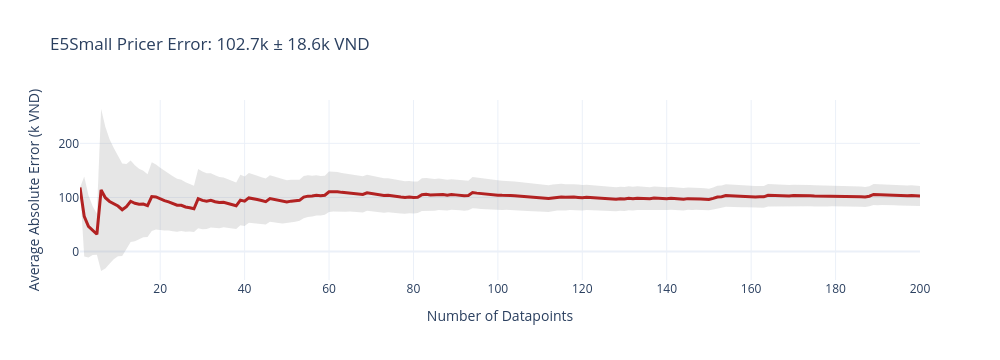
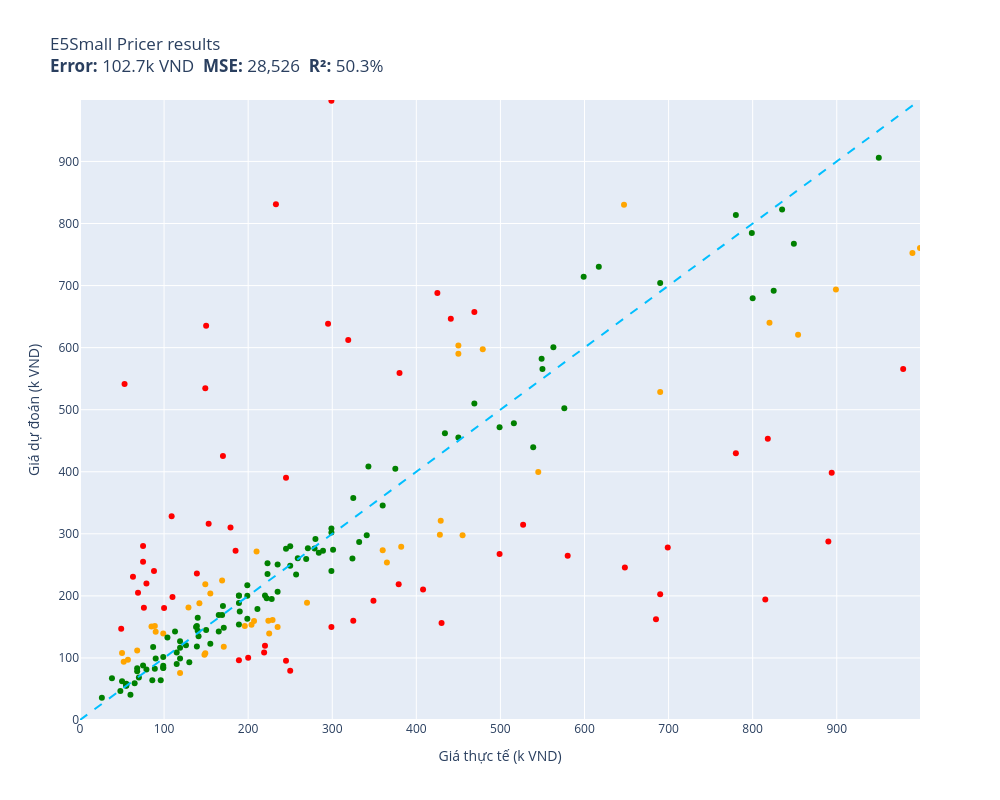

The code cell stored with these charts, in order, in its notebook:
### Markdown cell above
## 7. Evaluate on 200 Test Samples

### Code cell
def e5small_pricer(item):
    return runner.inference(item)

results = evaluate(e5small_pricer, test)
print(f"MAE: {results['mae']:.1f}k VND | MSE: {results['mse']:,.0f} | R2: {results['r2']:.1f}%")

### Figure 1 — Plotly figure (JSON) as saved in the notebook; plotly's stock layout.template omitted (floating-point values rounded to 4 significant figures; data arrays with more than 128 entries replaced by an {"elided": "..."} marker saying what was removed)
{"data": [{"fill": "toself", "fillcolor": "rgba(128,128,128,0.2)", "hoverinfo": "skip", "line": {"color": "rgba(255,255,255,0)"}, "name": "95% CI", "showlegend": false, "type": "scatter", "x": {"elided": "400 int values"}, "y": {"elided": "400 float values"}}, {"customdata": {"elided": "200x1 float values"}, "hovertemplate": "n=%{x}<br>Avg Error=%{y:.1f}k VND<br>±95% CI=%{customdata[0]:.1f}k<extra></extra>", "line": {"color": "firebrick", "width": 3}, "mode": "lines", "name": "Cumulative Avg Error", "type": "scatter", "x": {"elided": "200 int values"}, "y": {"elided": "200 float values"}}], "layout": {"height": 360, "showlegend": false, "title": {"text": "E5Small Pricer Error: 102.7k ± 18.6k VND"}, "width": 1000, "xaxis": {"title": {"text": "Number of Datapoints"}}, "yaxis": {"title": {"text": "Average Absolute Error (k VND)"}}}}

### Figure 2 — Plotly figure (JSON) as saved in the notebook; plotly's stock layout.template omitted (floating-point values rounded to 4 significant figures)
{"data": [{"customdata": [["Thùng lưu trữ, hộp đựng đồ đa năng bằng ...\\Dự đoán: 597.2k VND  Thực tế: 479.0k VND"], ["Cặp Nút Đệm Tai Nghe Silicone Thay Thế C...\\Dự đoán: 107.8k VND  Thực tế: 50.0k VND"], ["Thức ăn IGUANA Trưởng Thành Bí Đỏ GREENA...\\Dự đoán: 105.1k VND  Thực tế: 148.0k VND"], ["Combo 4 miếng dán đỡ kệ gỗ VINAVU, giúp ...\\Dự đoán: 93.7k VND  Thực tế: 52.0k VND"], ["Lốc 4 Gói băng vệ sinh Kotex Bảo Vệ Toàn...\\Dự đoán: 151.5k VND  Thực tế: 196.0k VND"], ["Bóng Đèn Ô Tô Xtec H15 12V 15/55W\\Dự đoán: 118.1k VND  Thực tế: 171.0k VND"], ["Đồ Chơi Tay Cầm Âm Nhạc 2 TOONYKIDS - Đồ...\\Dự đoán: 159.9k VND  Thực tế: 224.0k VND"], ["Bơm Hơi Đạp Chân Cho ÔTÔ , Xe Máy, Xe Đạ...\\Dự đoán: 107.7k VND  Thực tế: 149.0k VND"], ["Chuột máy tính có dây Gaming Newmen GX6,...\\Dự đoán: 253.7k VND  Thực tế: 365.0k VND"], ["MÁY MÀI 100MM 710W TOLSEN 79544 - HÀNG C...\\Dự đoán: 830.1k VND  Thực tế: 647.0k VND"], ["Giày cao gót 7 phân vải dệt, mũi nhọn hở...\\Dự đoán: 153.4k VND  Thực tế: 204.0k VND"], ["Mũ Lưỡi Trai Nam Thời Trang Lính Cao Cấp...\\Dự đoán: 150.5k VND  Thực tế: 85.0k VND"], ["Gối Cao Su Non Chống Méo Đầu Cho Bé\\Dự đoán: 139.3k VND  Thực tế: 225.0k VND"], ["Rượu Vang Chile Yali Wetland Reserva Cab...\\Dự đoán: 590.1k VND  Thực tế: 450.0k VND"], ["Miếng Lót Chuột MousePad Trải Bàn Nitend...\\Dự đoán: 75.9k VND  Thực tế: 119.0k VND"], ["Khăn lụa choàng cổ 02\\Dự đoán: 218.6k VND  Thực tế: 149.0k VND"], ["THINK BIG DO BIGGER, mã G92. Áo thun nam...\\Dự đoán: 139.4k VND  Thực tế: 99.0k VND"], ["Bộ Test Nước Emaux CE029\\Dự đoán: 271.6k VND  Thực tế: 210.0k VND"], ["Máy Xay Sinh Tố BlueStone BLB-5328 1.5 L...\\Dự đoán: 760.4k VND  Thực tế: 999.0k VND"], ["[Hàng Chính Hãng] Loa SoundMax A180/2...\\Dự đoán: 297.7k VND  Thực tế: 455.0k VND"], ["Bọc Vô Lăng CIND C037 Size M Màu Kem\\Dự đoán: 188.1k VND  Thực tế: 142.0k VND"], ["Bộ combo Vệ Sinh & Khửi mùi Giày Dép Sne...\\Dự đoán: 161.1k VND  Thực tế: 229.0k VND"], ["Bàn Xếp Gọn Gỗ Tự Nhiên BM 50cm x 70cm (...\\Dự đoán: 620.9k VND  Thực tế: 854.0k VND"], ["Ly  Thuỷ Tinh Pha Lê Ý RCR 360ml\\Dự đoán: 279.0k VND  Thực tế: 382.0k VND"], ["Combo kem bôi da thuần mộc ngừa rôm sảy ...\\Dự đoán: 189.1k VND  Thực tế: 270.0k VND"], ["Kẹp Gỗ Đa Năng  Dùng Để Gắp Kẹp Thức Ăn ...\\Dự đoán: 97.2k VND  Thực tế: 57.0k VND"], ["Bọt dung dịch vệ sinh dành cho teen Oris...\\Dự đoán: 203.8k VND  Thực tế: 155.0k VND"], ["Cặp đèn thờ bằng gỗ khắc chữ  phúc lộc t...\\Dự đoán: 693.6k VND  Thực tế: 899.0k VND"], ["Sữa tắm joyce & doll cho chó mèo - Sữa t...\\Dự đoán: 149.7k VND  Thực tế: 235.0k VND"], ["[HSD 03/2027] Sữa Tắm On: The Body Cấp Ẩ...\\Dự đoán: 181.1k VND  Thực tế: 129.0k VND"], ["Bông Lau Thay Thế Cho Chổi Lau Nhà Cao C...\\Dự đoán: 112.1k VND  Thực tế: 68.0k VND"], ["Hộp mực Thuận Phong 204A dùng cho máy in...\\Dự đoán: 752.4k VND  Thực tế: 990.0k VND"], ["Bộ 6 Ly Thủy Tinh Diamond Bormioli Rocco...\\Dự đoán: 298.4k VND  Thực tế: 428.0k VND"], ["Mô hình xe Lamborghini Terzo Milennio 1:...\\Dự đoán: 321.0k VND  Thực tế: 429.0k VND"], ["Lược cắt tóc Nhật Bản YS PARK cho tóc ng...\\Dự đoán: 273.6k VND  Thực tế: 360.0k VND"], ["Túi du lịch dung lượng lớn Business Trav...\\Dự đoán: 399.4k VND  Thực tế: 545.0k VND"], ["Sữa Dưỡng Hỗ Trợ Mờ Nám Luxury Exosome E...\\Dự đoán: 528.4k VND  Thực tế: 690.0k VND"], ["Áo Mưa 1 Người Bít Sườn Thời Trang, RAND...\\Dự đoán: 224.9k VND  Thực tế: 169.0k VND"], ["Cường lực chống nhìn trộm WiWU iPhone 14...\\Dự đoán: 159.6k VND  Thực tế: 207.0k VND"], ["Vòng bi xe máy KONLON 63/22 Open\\Dự đoán: 142.2k VND  Thực tế: 90.0k VND"], ["Bộ Lắp Ghép Cho Bé 3D Mideer Translucent...\\Dự đoán: 603.4k VND  Thực tế: 450.0k VND"], ["Cây gãi lưng/ gãi ngứa bằng sừng Trâu [M...\\Dự đoán: 151.5k VND  Thực tế: 89.0k VND"], ["Bàn Phím dùng cho laptop HP Folio 13.3\" ...\\Dự đoán: 640.1k VND  Thực tế: 820.0k VND"]], "hovertemplate": "%{customdata[0]}<extra></extra>", "legendgroup": "orange", "marker": {"color": "orange", "size": 6, "symbol": "circle"}, "mode": "markers", "name": "orange", "orientation": "v", "showlegend": true, "type": "scatter", "x": [479, 50, 148, 52, 196, 171, 224, 149, 365, 647, 204, 85, 225, 450, 119, 149, 99, 210, 999, 455, 142, 229, 854, 382, 270, 57, 155, 899, 235, 129, 68, 990, 428, 429, 360, 545, 690, 169, 207, 90, 450, 89, 820], "xaxis": "x", "y": [597.2, 107.8, 105.1, 93.73, 151.5, 118.1, 159.9, 107.7, 253.7, 830.1, 153.4, 150.5, 139.3, 590.1, 75.87, 218.6, 139.4, 271.6, 760.4, 297.7, 188.1, 161.1, 620.9, 279.0, 189.1, 97.23, 203.8, 693.6, 149.7, 181.1, 112.1, 752.4, 298.4, 321.0, 273.6, 399.4, 528.4, 224.9, 159.6, 142.2, 603.4, 151.5, 640.1], "yaxis": "y"}, {"customdata": [["Bộ Gí Đỡ Từ Đa Chức Năng Hoco PH19 - Hàn...\\Dự đoán: 87.4k VND  Thực tế: 99.0k VND"], ["Chì Kẻ Mày Xé Suri 101 Black Màu Đen E27...\\Dự đoán: 35.9k VND  Thực tế: 26.0k VND"], ["Phần Mềm Diệt Virus Trend Micro Maximum ...\\Dự đoán: 345.5k VND  Thực tế: 360.0k VND"], ["Ugreen UG20868US174TK 2M màu Hồng Dây US...\\Dự đoán: 120.3k VND  Thực tế: 126.0k VND"], ["Ugreen UG30771US230TK card mạng PCI-e 1x...\\Dự đoán: 269.7k VND  Thực tế: 284.0k VND"], ["Sạc Tương Thích Cho Laptop Hp Pavilion 1...\\Dự đoán: 297.6k VND  Thực tế: 341.0k VND"], ["Bàn Phím Tương Thích Cho Laptop Lenovo -...\\Dự đoán: 259.6k VND  Thực tế: 269.0k VND"], ["Dây đai du lịch Master Lock 4701EURDGRN ...\\Dự đoán: 260.1k VND  Thực tế: 324.0k VND"], ["Miếng Dán Dẻo PPF Mặt Lưng, Mặt Trước Dà...\\Dự đoán: 93.0k VND  Thực tế: 130.0k VND"], ["KHĂN CHOÀNG CASHMERE CAO CẤP CAS15\\Dự đoán: 252.5k VND  Thực tế: 223.0k VND"], ["Quần Kaki nam Khatoco Q2M578R1-CNRE598-2...\\Dự đoán: 462.0k VND  Thực tế: 434.0k VND"], ["Sạc dành cho Laptop Gaming Asus ROG Stri...\\Dự đoán: 906.0k VND  Thực tế: 950.0k VND"], ["KHĂN CHOÀNG CASHMERE CAO CẤP CAS34\\Dự đoán: 235.3k VND  Thực tế: 223.0k VND"], ["[Mẫu mới] Tã quần SunMate siêu mềm mại G...\\Dự đoán: 142.5k VND  Thực tế: 165.0k VND"], ["Áo Bóng Đá Retro Real Madrid 2006/2007 -...\\Dự đoán: 308.7k VND  Thực tế: 299.0k VND"], ["Mũ len liền khăn lót nỉ trùm kín cổ siêu...\\Dự đoán: 90.1k VND  Thực tế: 115.0k VND"], ["Muối Rửa Bát Finish chuyên dụng chuyên ...\\Dự đoán: 116.6k VND  Thực tế: 119.0k VND"], ["Combo Mút Trang Điểm Mastige Màu Cam Nhạ...\\Dự đoán: 78.4k VND  Thực tế: 68.0k VND"], ["Áo len dài tay nam thời trang Hàn Quốc S...\\Dự đoán: 153.9k VND  Thực tế: 189.0k VND"], ["Ugreen UG30701US154TK 13CM Màu Đen Dây U...\\Dự đoán: 82.5k VND  Thực tế: 89.0k VND"], ["Kính mát nam Mắt vuông chống nắng uv thờ...\\Dự đoán: 164.7k VND  Thực tế: 140.0k VND"], ["Kính cường lực trong suốt Kuzoom cho iPa...\\Dự đoán: 169.1k VND  Thực tế: 169.0k VND"], ["Quạt treo tường Lifan TE-1689 có remote ...\\Dự đoán: 822.7k VND  Thực tế: 835.0k VND"], ["Miếng Kính Cường Lực Chống Nhìn Trộm cho...\\Dự đoán: 455.2k VND  Thực tế: 450.0k VND"], ["Dụng cụ đốt Palo santo - Palo santo Hold...\\Dự đoán: 149.8k VND  Thực tế: 138.0k VND"], ["Sandal dongnai dép quai hậu nữ A24 dù xa...\\Dự đoán: 99.0k VND  Thực tế: 90.0k VND"], ["Mì Trứng Cao Cấp Meizan (500g)\\Dự đoán: 62.6k VND  Thực tế: 50.0k VND"], ["Bộ Tháo Mắt Xích Xe Loại Tốt – Gọn Nhẹ, ...\\Dự đoán: 169.0k VND  Thực tế: 165.0k VND"], ["Combo 5 Giấy Thấm Dầu Mayan  (100 Tờ / G...\\Dự đoán: 64.2k VND  Thực tế: 86.0k VND"], ["Máy Đo Huyết Áp Cơ ALPK2 - Nhập Khẩu Chí...\\Dự đoán: 691.5k VND  Thực tế: 825.0k VND"], ["Chà bông xù Viettin Mart 500G\\Dự đoán: 142.5k VND  Thực tế: 113.0k VND"], ["Bộ Pyjama HUONGTAM Phi tay dài nam cao c...\\Dự đoán: 260.8k VND  Thực tế: 259.0k VND"], ["Pin dùng cho Laptop Acer One 725 - Hàng ...\\Dự đoán: 478.1k VND  Thực tế: 516.0k VND"], ["Ốp lưng chống sốc vân kim loại cho Samsu...\\Dự đoán: 87.8k VND  Thực tế: 75.0k VND"], ["Dầu gội nam Home Scape Care giảm gàu chă...\\Dự đoán: 250.6k VND  Thực tế: 235.0k VND"], ["Canxi Nano calcium D3 MK7 -Hộp 100 Viên ...\\Dự đoán: 99.2k VND  Thực tế: 119.0k VND"], ["Đồ Bộ Pijama Thun 3D Lửng Freesize 40-68...\\Dự đoán: 200.6k VND  Thực tế: 189.0k VND"], ["Kính xinh, Kính râm Mắt mèo Hàn Quốc thờ...\\Dự đoán: 188.5k VND  Thực tế: 189.0k VND"], ["Balo Laptop 15.6 inch KMORE The CARTER -...\\Dự đoán: 565.5k VND  Thực tế: 550.0k VND"], ["Ốp lưng da HDD có ngăn đựng thẻ kèm kệ c...\\Dự đoán: 163.0k VND  Thực tế: 199.0k VND"], ["Dép Sandal nam da bò nhập khẩu nguyên tấ...\\Dự đoán: 274.4k VND  Thực tế: 301.0k VND"], ["Sữa bột Nestlé NAN INFINIPRO A2 1 với cô...\\Dự đoán: 704.0k VND  Thực tế: 690.0k VND"], ["Thắt Lưng Nữ Dây Nịt Nữ Button mang đầm ...\\Dự đoán: 101.7k VND  Thực tế: 99.0k VND"], ["Quần Jean nam Leman đen mài xám JD14 - S...\\Dự đoán: 582.0k VND  Thực tế: 549.0k VND"], ["Giày Da Nam Giá Rẻ Dập Vân Cá Sấu Có Chu...\\Dự đoán: 217.2k VND  Thực tế: 199.0k VND"], ["Nón hiphop NEON POKER black\\Dự đoán: 84.1k VND  Thực tế: 99.0k VND"], ["Tranh Xếp Hình Random Cut 750 Mảnh Minh ...\\Dự đoán: 200.0k VND  Thực tế: 189.0k VND"], ["Serum Prettyskin B5 Phục Hồi, Dưỡng Sáng...\\Dự đoán: 405.0k VND  Thực tế: 375.0k VND"], ["Sạc Tương Thích Cho Laptop Asus Vivobook...\\Dự đoán: 679.6k VND  Thực tế: 800.0k VND"], ["Thắt lưng bản 4cm. Mặt khoá phong cách\\Dự đoán: 81.5k VND  Thực tế: 79.0k VND"], ["Chuột Gaming T-Wolf G560 Led USB - Hàng ...\\Dự đoán: 143.8k VND  Thực tế: 140.0k VND"], ["Bao da dành cho Samsung Galaxy Tab S6 10...\\Dự đoán: 194.9k VND  Thực tế: 228.0k VND"], ["Túi xách công sở nam dọc cao cấp chống t...\\Dự đoán: 240.2k VND  Thực tế: 299.0k VND"], ["Bộ chuyển đổi Mini displayport sang H...\\Dự đoán: 600.8k VND  Thực tế: 563.0k VND"], ["Giày tây Giày lười nam hàn quốc đai kim ...\\Dự đoán: 196.2k VND  Thực tế: 222.0k VND"], ["(ẢNH THẬT) Tranh treo tường núi non hùng...\\Dự đoán: 280.0k VND  Thực tế: 250.0k VND"], ["Ví nữ cầm tay vuông mini hình cỏ ba lá  ...\\Dự đoán: 67.3k VND  Thực tế: 38.0k VND"], ["Ốp Lưng Nillkin Super Frosted Shield Pro...\\Dự đoán: 174.7k VND  Thực tế: 190.0k VND"], ["Cavat 8cm bản lớn Hàn Quốc cao cấp, kẻ x...\\Dự đoán: 200.7k VND  Thực tế: 220.0k VND"], ["Vỏ Hột Quẹt Bật Lửa Xăng Đá Zorro ZC5-6 ...\\Dự đoán: 408.3k VND  Thực tế: 343.0k VND"], ["Giá đỡ điện thoại để bàn chất liệu plast...\\Dự đoán: 178.8k VND  Thực tế: 211.0k VND"], ["Bánh Custas kem trứng Orion hộp 276g\\Dự đoán: 40.7k VND  Thực tế: 60.0k VND"], ["Loa SUB Siêu Trầm Cao Cấp S1 - Hàng Nhập...\\Dự đoán: 767.2k VND  Thực tế: 849.0k VND"], ["Combo 3 Kem Đánh Răng P/S Trắng Răng Tha...\\Dự đoán: 133.1k VND  Thực tế: 104.0k VND"], ["Cáp âm thanh chuyển jack 3.5mm sang 2 đầ...\\Dự đoán: 108.9k VND  Thực tế: 115.0k VND"], ["THANH XỐP RUY BĂNG CUỐN TÓC KHÔNG NHIỆT ...\\Dự đoán: 64.0k VND  Thực tế: 96.0k VND"], ["Máy Nghe Nhạc MP3 Ruizu X02 8GB - Hàng C...\\Dự đoán: 502.3k VND  Thực tế: 576.0k VND"], ["Bàn Phím dùng cho Laptop ACER Extensa 25...\\Dự đoán: 276.6k VND  Thực tế: 271.0k VND"], ["Giày Sandal Nữ BIGGBEN Da Bò Thật SDN62\\Dự đoán: 272.5k VND  Thực tế: 289.0k VND"], ["Hộp Đựng Thuốc Lá 20 Điếu Dài Slim Nút B...\\Dự đoán: 83.8k VND  Thực tế: 99.0k VND"], ["Combo 10 Mặt Nạ Banobagi Kháng Viêm, Giả...\\Dự đoán: 183.8k VND  Thực tế: 170.0k VND"], ["Combo 2 bộ miếng lót cho giày rộng V.3 T...\\Dự đoán: 46.6k VND  Thực tế: 48.0k VND"], ["Ốp lưng dành cho Samsung M20 Chim Lửa N...\\Dự đoán: 55.7k VND  Thực tế: 55.0k VND"], ["Combo Pharmaact Sảng Khoái Mát Lạnh - Ch...\\Dự đoán: 151.4k VND  Thực tế: 139.0k VND"], ["Tông đơ chấn viền Kemei KM-2299 lưỡi cắt...\\Dự đoán: 471.7k VND  Thực tế: 499.0k VND"], ["COMBO 2 Sợi Dây Buộc Tóc ADIDAS ADAC-165...\\Dự đoán: 286.7k VND  Thực tế: 332.0k VND"], ["Bao Case Ốp Cứng Trong Suốt PC bảo vệ ch...\\Dự đoán: 248.4k VND  Thực tế: 250.0k VND"], ["Ốp lưng dành cho Oppo Reno 5 mẫu Lá Phon...\\Dự đoán: 58.4k VND  Thực tế: 55.0k VND"], ["Mũ bucket tai bèo form tròn may nhiều mả...\\Dự đoán: 57.3k VND  Thực tế: 55.0k VND"], ["Kính râm nam Solex chữ H Mắt kính thủy t...\\Dự đoán: 510.0k VND  Thực tế: 469.0k VND"], ["Nón lá vẽ mỹ nghệ hoạ tiết Cô gái trong ...\\Dự đoán: 59.0k VND  Thực tế: 65.0k VND"], ["Ngũ cốc Xuân An yến mạch hạnh nhân hạt c...\\Dự đoán: 117.5k VND  Thực tế: 87.0k VND"], ["Khóa Đồng 75 CS Series ABUS (60mm)\\Dự đoán: 784.6k VND  Thực tế: 799.0k VND"], ["Nệm Massage toàn thân Bella Plus MK292\\Dự đoán: 714.1k VND  Thực tế: 599.0k VND"], ["Xích đeo quần 2 lớp thép titan không đen...\\Dự đoán: 148.6k VND  Thực tế: 171.0k VND"], ["Giấy Vẽ Faber 200g Khổ A4 Fish 104002\\Dự đoán: 83.4k VND  Thực tế: 68.0k VND"], ["(HCM) Tranh treo tường trang trí decor t...\\Dự đoán: 291.6k VND  Thực tế: 280.0k VND"], ["Sạc cho Laptop MSI PS42 8RA  Hàng Nhập k...\\Dự đoán: 302.0k VND  Thực tế: 299.0k VND"], ["Ốp Lưng Kính Cường Lực Trong Suốt Hoàn T...\\Dự đoán: 135.1k VND  Thực tế: 141.0k VND"], ["Bàn phím dùng cho Laptop Asus F451c Asus...\\Dự đoán: 276.0k VND  Thực tế: 245.0k VND"], ["Sạc Tương Thích Cho Laptop Asus 150w TUF...\\Dự đoán: 813.6k VND  Thực tế: 780.0k VND"], ["Ốp in cho Samsung Galaxy A10 mẫu Động Vậ...\\Dự đoán: 55.2k VND  Thực tế: 55.0k VND"], ["Sạc cho laptop Dell Gaming Inspiron 7567...\\Dự đoán: 730.2k VND  Thực tế: 617.0k VND"], ["Hộp mực 35A 85A 36A Halloya có lỗ đổ mực...\\Dự đoán: 144.9k VND  Thực tế: 150.0k VND"], ["Bộ cấp nước bồn cầu - Bộ cấp nước két nư...\\Dự đoán: 122.8k VND  Thực tế: 155.0k VND"], ["Giày Sandal Nữ Đế Xuồng HÀ NAM Da Bò Thậ...\\Dự đoán: 276.3k VND  Thực tế: 279.0k VND"], ["Bao da Dux Ducis dành cho iPhone 15 Pro ...\\Dự đoán: 206.8k VND  Thực tế: 235.0k VND"], ["Máy nghe nhạc Lossless Ruizu X05 Bộ Nhớ ...\\Dự đoán: 439.6k VND  Thực tế: 539.0k VND"], ["Áo Sơ Mi Nam Công Sở Trung Niên Thương H...\\Dự đoán: 357.8k VND  Thực tế: 325.0k VND"], ["Bao da Máy tính bảng Honor Tab V7 Pro tr...\\Dự đoán: 200.1k VND  Thực tế: 199.0k VND"], ["Găng tay da nam mẫu HOT Siêu CẢM ỨNG, Si...\\Dự đoán: 118.5k VND  Thực tế: 139.0k VND"], ["Bàn phím cho 4736 4736G 4736Z 4736ZG 481...\\Dự đoán: 234.4k VND  Thực tế: 257.0k VND"], ["Make Today Great, mã G276. Hãy tỏa sáng ...\\Dự đoán: 126.7k VND  Thực tế: 119.0k VND"], ["Vớ tất thể thao nam cổ trung ELLE ACTIVE...\\Dự đoán: 68.4k VND  Thực tế: 70.0k VND"]], "hovertemplate": "%{customdata[0]}<extra></extra>", "legendgroup": "green", "marker": {"color": "green", "size": 6, "symbol": "circle"}, "mode": "markers", "name": "green", "orientation": "v", "showlegend": true, "type": "scatter", "x": [99, 26, 360, 126, 284, 341, 269, 324, 130, 223, 434, 950, 223, 165, 299, 115, 119, 68, 189, 89, 140, 169, 835, 450, 138, 90, 50, 165, 86, 825, 113, 259, 516, 75, 235, 119, 189, 189, 550, 199, 301, 690, 99, 549, 199, 99, 189, 375, 800, 79, 140, 228, 299, 563, 222, 250, 38, 190, 220, 343, 211, 60, 849, 104, 115, 96, 576, 271, 289, 99, 170, 48, 55, 139, 499, 332, 250, 55, 55, 469, 65, 87, 799, 599, 171, 68, 280, 299, 141, 245, 780, 55, 617, 150, 155, 279, 235, 539, 325, 199, 139, 257, 119, 70], "xaxis": "x", "y": [87.45, 35.94, 345.5, 120.3, 269.7, 297.6, 259.6, 260.1, 93.04, 252.5, 462.0, 906.0, 235.3, 142.5, 308.7, 90.08, 116.6, 78.37, 153.9, 82.51, 164.7, 169.1, 822.7, 455.2, 149.8, 98.97, 62.6, 169.0, 64.16, 691.5, 142.5, 260.8, 478.1, 87.81, 250.6, 99.18, 200.6, 188.5, 565.5, 163.0, 274.4, 704.0, 101.7, 582.0, 217.2, 84.09, 200.0, 405.0, 679.6, 81.52, 143.8, 194.9, 240.2, 600.8, 196.2, 280.0, 67.31, 174.7, 200.7, 408.3, 178.8, 40.69, 767.2, 133.1, 108.9, 64.03, 502.3, 276.6, 272.5, 83.8, 183.8, 46.61, 55.67, 151.4, 471.7, 286.7, 248.4, 58.37, 57.33, 510.0, 59.04, 117.5, 784.6, 714.1, 148.6, 83.43, 291.6, 302.0, 135.1, 276.0, 813.6, 55.21, 730.2, 144.9, 122.8, 276.3, 206.8, 439.6, 357.8, 200.1, 118.5, 234.4, 126.7, 68.44], "yaxis": "y"}, {"customdata": [["Combo Bộ sạc ANSMANN POWERLINE 4 Smart k...\\Dự đoán: 162.4k VND  Thực tế: 685.0k VND"], ["COMBO 10 QUẦN ĐIỀU HÒA THÔNG HƠI 5083\\Dự đoán: 390.4k VND  Thực tế: 245.0k VND"], ["BÚA ĐA NĂNG TOTAL THMFH0126 - HÀNG CHÍNH...\\Dự đoán: 314.5k VND  Thực tế: 527.0k VND"], ["Bịch cà phê hòa tan 3 in 1 Meet More (50...\\Dự đoán: 96.3k VND  Thực tế: 189.0k VND"], ["Quần bơi lưng cao LMcation Anita - Vườn ...\\Dự đoán: 534.7k VND  Thực tế: 149.0k VND"], ["Giá Đỡ Dây Cáp Wi WU CH011 - Hàng Chính ...\\Dự đoán: 198.3k VND  Thực tế: 110.0k VND"], ["Ba lô, balo  laptop thời trang Hàn Quốc ...\\Dự đoán: 180.5k VND  Thực tế: 100.0k VND"], ["Thú nhồi bông rồng sữa vô tri êm mịn - S...\\Dự đoán: 194.1k VND  Thực tế: 815.0k VND"], ["Tinh dầu Tràm Huế thương hiệu Làng Hạ 10...\\Dự đoán: 219.8k VND  Thực tế: 79.0k VND"], ["Nàng Tiên Tóc Mây DK81159\\Dự đoán: 180.7k VND  Thực tế: 76.0k VND"], ["Phần mềm thiết kế iSolid 3D phiên bản ti...\\Dự đoán: 398.2k VND  Thực tế: 894.0k VND"], ["COMBO 2 ĐÈN TƯỜNG TRANG TRÍ TRONG NHÀ MS...\\Dự đoán: 638.3k VND  Thực tế: 295.0k VND"], ["Tinh Chất Dưỡng Sáng Da Vitamin C CNP De...\\Dự đoán: 429.6k VND  Thực tế: 780.0k VND"], ["Bát Ăn Trẻ Em Amori 580ml - Hàng Cao Cấp...\\Dự đoán: 230.7k VND  Thực tế: 63.0k VND"], ["Ổ Khóa Chống Trộm Thông Minh\\Dự đoán: 240.2k VND  Thực tế: 88.0k VND"], ["Sữa bột Enfagrow A+ Neuropro 4 1.7kg với...\\Dự đoán: 565.8k VND  Thực tế: 979.0k VND"], ["BẠT CHỐNG NẮNG PHÍA TRONG KÍNH LÁI Xe Ô ...\\Dự đoán: 280.3k VND  Thực tế: 75.0k VND"], ["Combo hộp   3 món  đeo tay  xinh xắn  ph...\\Dự đoán: 108.6k VND  Thực tế: 219.0k VND"], ["Cặp Đựng Laptop Chống Sốc Cao Cấp, Cặp Đ...\\Dự đoán: 159.7k VND  Thực tế: 325.0k VND"], ["Thuốc Bột Nhuộm Hoa Tươi  màu thực phẩm ...\\Dự đoán: 635.3k VND  Thực tế: 150.0k VND"], ["Tấm dán patch_velcro treo tường\\Dự đoán: 119.5k VND  Thực tế: 220.0k VND"], ["Nệm cho chó mèo 40x50cm Điều Hòa phù hợp...\\Dự đoán: 100.4k VND  Thực tế: 200.0k VND"], ["Giày Sandal (Xăng Đan) dép quai hậu big ...\\Dự đoán: 264.6k VND  Thực tế: 580.0k VND"], ["Chân váy công sở dáng đuôi cá, Lưng cao,...\\Dự đoán: 192.0k VND  Thực tế: 349.0k VND"], ["AirTag Charm Strap hàng chính hãng Bone\\Dự đoán: 95.4k VND  Thực tế: 245.0k VND"], ["Kiếng Hậu Kitaco Z2 Japan 10mm\\Dự đoán: 202.6k VND  Thực tế: 690.0k VND"], ["Gấu Bông Đựng Khăn Giấy và Sọt Rác Tiện ...\\Dự đoán: 79.3k VND  Thực tế: 250.0k VND"], ["Balo Nữ Thời Trang 3in1 Hình BTS MH566\\Dự đoán: 146.9k VND  Thực tế: 49.0k VND"], ["Bình Uống Nước Cho Bé LocknLock HAP916 4...\\Dự đoán: 210.3k VND  Thực tế: 408.0k VND"], ["Chảo Nhôm Chống Dính You Cook 18cm\\Dự đoán: 328.3k VND  Thực tế: 109.0k VND"], ["Loa HP 2000 (VS)\\Dự đoán: 316.3k VND  Thực tế: 153.0k VND"], ["Áo ren organza trắng Maxivic M042302\\Dự đoán: 287.8k VND  Thực tế: 890.0k VND"], ["Đồ Chơi Giáo Dục Sớm Tháp Xếp Chồng Lala...\\Dự đoán: 310.0k VND  Thực tế: 179.0k VND"], ["Xịt Dưỡng Ẩm Eucerin Cho Da Nhạy Cảm 50m...\\Dự đoán: 425.3k VND  Thực tế: 170.0k VND"], ["Đèn pin đội đầu j78 chiếu xa ánh sáng mạ...\\Dự đoán: 218.6k VND  Thực tế: 379.0k VND"], ["Ugreen UG80110CM261TK bộ chuyển RS232 ra...\\Dự đoán: 646.5k VND  Thực tế: 441.0k VND"], ["Bông tẩy tế bào chết và dưỡng ẩm da cho ...\\Dự đoán: 156.1k VND  Thực tế: 430.0k VND"], ["Wekki Đồ Chơi Lắp Ráp Tiệm Đá Bào Wk5060...\\Dự đoán: 267.3k VND  Thực tế: 499.0k VND"], ["Gối Tựa Lưng Massage Túi Khí Kéo Dãn,Tíc...\\Dự đoán: 612.4k VND  Thực tế: 319.0k VND"], ["KEM CHỐNG NẮNG DƯỠNG DA VITAMIN - INICO ...\\Dự đoán: 559.1k VND  Thực tế: 380.0k VND"], ["Máy lọc không khí xe hơi ô tô công nghệ ...\\Dự đoán: 687.9k VND  Thực tế: 425.0k VND"], ["Đồ chơi lắp ráp Mô hình máy bay ném bom ...\\Dự đoán: 149.8k VND  Thực tế: 299.0k VND"], ["MŨI KHOAN ĐẤT Φ150X800MM INGCO GEA55221-...\\Dự đoán: 245.8k VND  Thực tế: 648.0k VND"], ["Hộp Nhựa 200x120x75mm - Chống nước CT\\Dự đoán: 541.4k VND  Thực tế: 53.0k VND"], ["Chuột Razer DeathAdder Essential-Ergonom...\\Dự đoán: 277.8k VND  Thực tế: 699.0k VND"], ["Kệ đỡ giá đỡ đế tản nhiệt cho ipad máy t...\\Dự đoán: 236.0k VND  Thực tế: 139.0k VND"], ["Kệ khay chữ nhật để miếng rửa chén có Kh...\\Dự đoán: 205.1k VND  Thực tế: 69.0k VND"], ["Sạc Laptop dùng cho Máy Tinh HP - Kèm Dâ...\\Dự đoán: 831.0k VND  Thực tế: 233.0k VND"], ["Quánh Đúc Chống Dính Vân Đá Đáy Từ Ecora...\\Dự đoán: 657.3k VND  Thực tế: 469.0k VND"], ["(GIÁ TỐT) Giày đế xuồng nữ da bò thật mà...\\Dự đoán: 272.7k VND  Thực tế: 185.0k VND"], ["Mật Ong Vihoney 180ml\\Dự đoán: 254.8k VND  Thực tế: 75.0k VND"], ["KB31EKT - Thẻ chìa khóa khách sạn Vivace...\\Dự đoán: 453.1k VND  Thực tế: 818.0k VND"], ["Tam sơn tam cấp kệ để bát hương ,nhang b...\\Dự đoán: 997.9k VND  Thực tế: 299.0k VND"]], "hovertemplate": "%{customdata[0]}<extra></extra>", "legendgroup": "red", "marker": {"color": "red", "size": 6, "symbol": "circle"}, "mode": "markers", "name": "red", "orientation": "v", "showlegend": true, "type": "scatter", "x": [685, 245, 527, 189, 149, 110, 100, 815, 79, 76, 894, 295, 780, 63, 88, 979, 75, 219, 325, 150, 220, 200, 580, 349, 245, 690, 250, 49, 408, 109, 153, 890, 179, 170, 379, 441, 430, 499, 319, 380, 425, 299, 648, 53, 699, 139, 69, 233, 469, 185, 75, 818, 299], "xaxis": "x", "y": [162.4, 390.4, 314.5, 96.34, 534.7, 198.3, 180.5, 194.1, 219.8, 180.7, 398.2, 638.3, 429.6, 230.7, 240.2, 565.8, 280.3, 108.6, 159.7, 635.3, 119.5, 100.4, 264.6, 192.0, 95.39, 202.6, 79.27, 146.9, 210.3, 328.3, 316.3, 287.8, 310.0, 425.3, 218.6, 646.5, 156.1, 267.3, 612.4, 559.1, 687.9, 149.8, 245.8, 541.4, 277.8, 236.0, 205.1, 831.0, 657.3, 272.7, 254.8, 453.1, 997.9], "yaxis": "y"}, {"hoverinfo": "skip", "line": {"color": "deepskyblue", "dash": "dash", "width": 2}, "mode": "lines", "name": "y = x", "showlegend": false, "type": "scatter", "x": [0, 999], "y": [0, 999]}], "layout": {"height": 800, "legend": {"title": {"text": "color"}, "tracegroupgap": 0}, "showlegend": false, "title": {"text": "E5Small Pricer results<br><b>Error:</b> 102.7k VND  <b>MSE:</b> 28,526  <b>R²:</b> 50.3%"}, "width": 1000, "xaxis": {"anchor": "y", "domain": [0, 1], "range": [0, 999], "title": {"text": "Giá thực tế (k VND)"}}, "yaxis": {"anchor": "x", "domain": [0, 1], "range": [0, 999], "title": {"text": "Giá dự đoán (k VND)"}}}}
